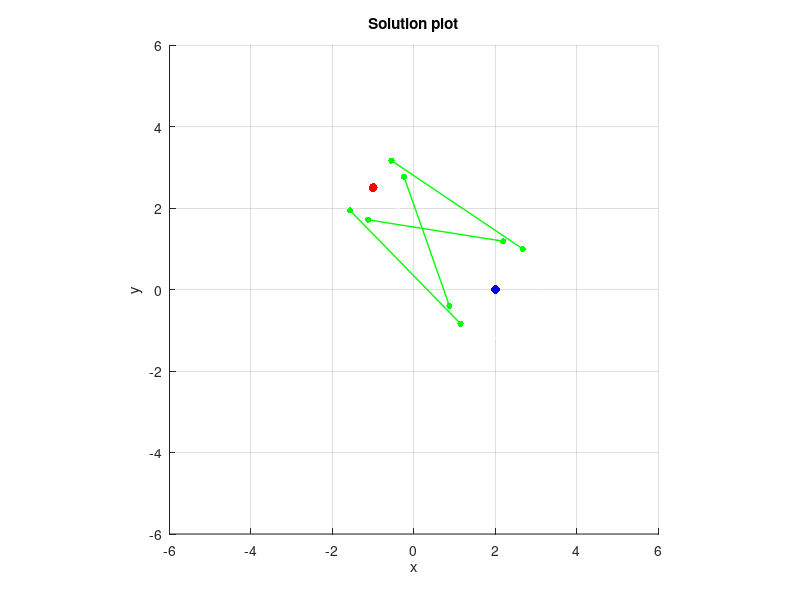

The MATLAB source for this figure:

ra=0.8;
rb=1.2;
a=[-1; 2.5];
b=[2; 0];

function Fx = F(x, ra, rb, a, b)
    % x(1): x_1
    % x(2): y_1
    % x(3): x_2
    % x(4): y_2
    % a(1): x_a
    % a(2): y_a
    % b(1): x_b
    % b(2): y_b
    % ra: r_a
    % rb: r_b
    Fx = [(x(1)-a(1))^2+(x(2)-a(2))^2-ra^2;
        (x(3)-b(1))^2+(x(4)-b(2))^2-rb^2;
        (x(1)-x(3))*(x(1)-a(1))+(x(2)-x(4))*(x(2)-a(2));
        (x(1)-x(3))*(x(3)-b(1))+(x(2)-x(4))*(x(4)-b(2))];
    %disp(Fx);
end

function DF=jacobian(x, a, b)
    DF=[2*(x(1)-a(1)), 2*(x(2)-a(2)), 0, 0;
        0, 0, 2*(x(3)-b(1)), 2*(x(4)-b(2));
        2*x(1)-x(3)-a(1), 2*x(2)-x(4)-a(2), -x(1)+a(1), -x(2)+a(2);
        x(3)-b(1), x(4)-b(2), -2*x(3)+x(1)+b(1), -2*x(4)+x(2)+b(2)];
end



function [Xrot, iter] = punkter(X0, ra, rb, a, b)
    % Indata:
    %
    % X0 - kolumnvektor med startgissningarna (x1,y1,x2,y2)^T
    % ra - radie för cirkel a (skalär)
    % rb - radie för cirkel a (skalär)
    % a - kolumnvektor med koordinater för mittpunkt a (xa,ya)^T
    % b - kolumnvektor med koordinater för mittpunkt b (xb,yb)^T
    %
    % Utdata:
    %
    % Xrot - kolumnvektor med lösningen (x1,y1,x2,y2)^T
    % iter - antal iterationer som använts
    %%%%%%%%%%%%%%%%%%%%%%%%%%%%%%%%%%%%%%%%%%%%%%%%%%%%%%%%%%%%%%%%
    TOL = 1e-10;
    Xrot = X0;
    iter = 0;
    max_iter = 100;
    while max(abs(F(Xrot, ra, rb, a, b))) > TOL && iter < max_iter
        iter = iter + 1;
        s = jacobian(Xrot, a, b) \ -F(Xrot, ra, rb, a, b);
        Xrot = Xrot + s;
    end
end

%X0 = [0;0;0;0];
%[Xrot, iter] = punkter(X0, ra, rb, a, b);
%disp('Solution:');
%disp(Xrot);
%disp(['Iterations: ', num2str(iter)]);

monte_carlo_attempts = 100;
xMin = min(a(1), b(1)) - 2*max(ra, rb);
xMax = max(a(1), b(1)) + 2*max(ra, rb);
yMin = min(a(2), b(2)) - 2*max(ra, rb);
yMax = max(a(2), b(2)) + 2*max(ra, rb);

monte_carlo_guesses = zeros(4, monte_carlo_attempts);
for k = 1:monte_carlo_attempts
    monte_carlo_guesses(1,k) = xMin + (xMax - xMin)*rand; % x_1
    monte_carlo_guesses(2,k) = yMin + (yMax - yMin)*rand; % y_1
    monte_carlo_guesses(3,k) = xMin + (xMax - xMin)*rand; % x_2
    monte_carlo_guesses(4,k) = yMin + (yMax - yMin)*rand; % y_2
end


allSolutions = [];
allIters = [];

for k = 1:monte_carlo_attempts
    X0 = monte_carlo_guesses(:, k);
    [Xrot, iter] = punkter(X0, ra, rb, a, b);
    
    % Check if it converged
    if max(abs(F(Xrot, ra, rb, a, b))) < 1e-10
        % Remove duplicates
        isDuplicate = false;
        if ~isempty(allSolutions)
            for i = 1:size(allSolutions, 2)
                difference = allSolutions(:, i) - Xrot;

                if max(abs(difference)) < 1e-7
                    isDuplicate = true;
                    break
                end
            end
        end
        if isDuplicate == false
            allSolutions = [allSolutions, Xrot];
        end
    end
end

for j = 1:size(allSolutions, 2)
    fprintf('Solution %d:\n', j);
    disp(allSolutions(:, j));
end

function plotSolutions(solutions, a, b, ra, rb)
    figure;
    hold on;
    axis equal;
    xlim([-6, 6]);
    ylim([-6, 6]);
    grid on;
    title('Solution plot');
    xlabel('x');
    ylabel('y');
    scatter(a(1), a(2), 40, 'r', 'filled');
    scatter(b(1), b(2), 40, 'b', 'filled');
    rectangle('Position', [a(1)-ra, a(2)-ra, 2*ra, 2*ra], 'Curvature', [1,1], 'EdgeColor', 'w', 'LineWidth', 1);
    rectangle('Position', [b(1)-rb, b(2)-rb, 2*rb, 2*rb], 'Curvature', [1,1], 'EdgeColor', 'w', 'LineWidth', 1);
    
    for i = 1:size(solutions, 2)
        X1 = solutions(1:2, i);
        X2 = solutions(3:4, i);
        scatter(X1(1), X1(2), 20, 'g', 'filled');
        scatter(X2(1), X2(2), 20, 'g', 'filled');
        plot([X1(1), X2(1)], [X1(2), X2(2)], 'g', 'LineWidth', 1);
    end
    
    hold off;

    %plotX = linspace(-6, 6)
    %plotY = 
end

plotSolutions(allSolutions, a, b, ra, rb);
